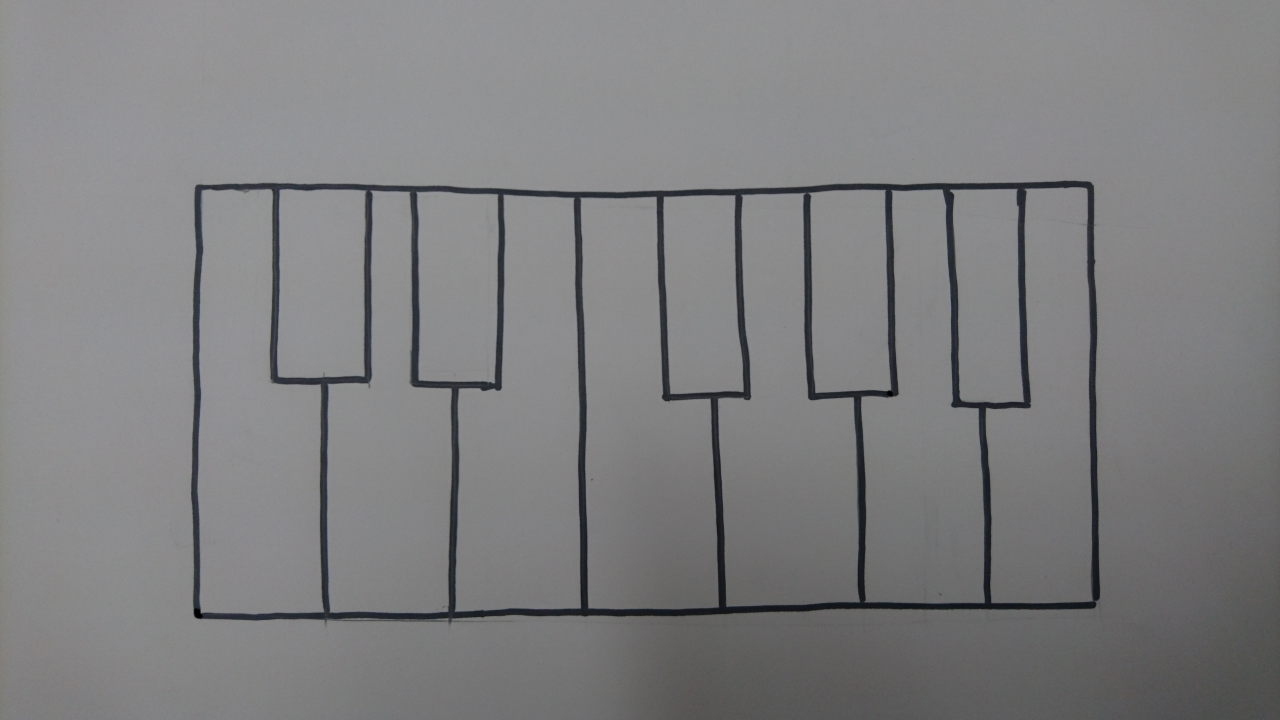
#> input picture key.jpg, 3840 x 2160 px (shown at 1/3 size)
$ python -i recogKeyboard.py   (imports and definitions only)
#> lines starting #> are read from the running program, lines starting #| are printed output that depends on the picture; after the words box and inside, x2 and y2 are one past the last pixel; in counts of white or black regions, pixels touching at a corner belong together
# -*- coding:utf-8 -*-
import numpy as np
import cv2


def two_means(clusters):
    if len(clusters) < 2:
        return np.zeros(len(clusters))
    label = np.random.rand(len(clusters))
    label *= 2
    label = np.floor(label)
    label[0] = 0
    label[1] = 1
    areas = [cv2.contourArea(clusters[j]) for j in range(len(clusters))]
    for i in range(10):
        sum_zero = 0.
        sum_one = 0.
        for j in np.where(label==0)[0]:
            sum_zero += areas[j]
        for j in np.where(label==1)[0]:
            sum_one += areas[j]
        if len(np.where(label==0)[0])>0:
            sum_zero /= len(np.where(label==0)[0])
        if len(np.where(label==1)[0])>0:
            sum_one /= len(np.where(label==1)[0])
        for j in range(len(clusters)):
            if abs(sum_zero-areas[j])>abs(sum_one-areas[j]):
                label[j]=1
            else:
                label[j]=0
        if len(areas) > 0 and areas[0] > np.mean(areas) and len(label)>0 and label[0] == 0:
            label = np.ones(len(label))-label
    return label

def recognize_keys(img):
    img_color = img
    img = cv2.cvtColor(img, cv2.COLOR_RGB2GRAY)
    ret, thresh = cv2.threshold(img,70,255,cv2.THRESH_BINARY)
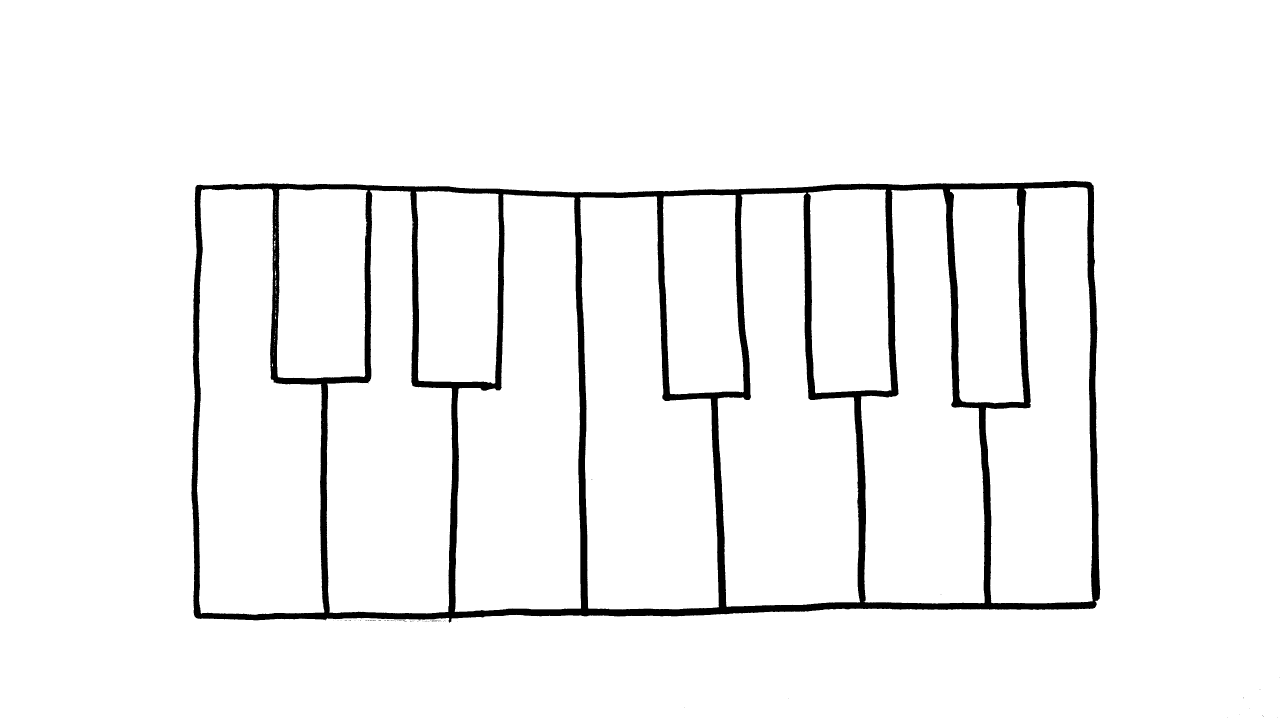
#> thresh: shape (2160, 3840) (shown at 1/3 size); 95.6% white; 83 black regions (82 under 20 px)
    contours, hierarchy = cv2.findContours(thresh, cv2.RETR_TREE, cv2.CHAIN_APPROX_SIMPLE)
#> contours = 202 contours, 184 with area under 20; largest, box (x1, y1, x2, y2) and area: (0, 0, 3840, 2160) 8288401, (573, 541, 3302, 1870) 3479798, (1739, 589, 2157, 1829) 380520, (591, 565, 973, 1845) 376360, (1364, 583, 1743, 1836) 369248

    rainbow = [(255,0,0),(255,165,0),(255,255,0),(0,128,0),(0,255,255),(0,0,255),(128,0,128)]
    keys = []
    maxc = []
    for c in contours:
        if cv2.contourArea(c) < 800: # 小さい雑多なものは弾く
            continue
        if cv2.contourArea(c) > img_color.size/3.1:
            continue
        epsilon = 0.01*cv2.arcLength(c, True)
        approx = cv2.approxPolyDP(c, epsilon, True)
        keys.append(approx)
        if len(maxc)<1:
            maxc.append(approx)
        elif cv2.contourArea(approx)>cv2.contourArea(maxc[0]):
            maxc[0] = approx
#> this loop made 202 passes
#> c on passes 1 to 3: [[0, 0], [0, 2159], [3839, 2159], [3839, 0]], [[3830, 2152], [3831, 2151], [3832, 2152], [3831, 2153]], [[3681, 2152], [3682, 2151], [3683, 2152], [3682, 2153]]
#> after the loop, keys = 13 contours; largest, box (x1, y1, x2, y2) and area: (582, 554, 3285, 1848) 3450850, (1739, 589, 2157, 1826) 381526, (603, 566, 973, 1841) 372120, (1364, 583, 1742, 1835) 370714, (2153, 578, 2580, 1821) 361578; maxc = [[[3281, 557], [3284, 1824], [582, 1847], [591, 554]]]
    for c in keys:
        epsilon = 0.005*cv2.arcLength(c, True)
        approx = cv2.approxPolyDP(c, epsilon, True)

        if cv2.contourArea(approx) in [cv2.contourArea(maxc[0])]:
            try:
                keys.remove(c)
                break
            except ValueError:
                print(c)
                print(keys)
#> this loop made 1 pass
#> (epsilon, approx) on pass 1: (39.76, [[3281, 557], [3284, 1824], [582, 1847], [591, 554]])
#> after the loop, keys = 12 contours; largest, box (x1, y1, x2, y2) and area: (1739, 589, 2157, 1826) 381526, (603, 566, 973, 1841) 372120, (1364, 583, 1742, 1835) 370714, (2153, 578, 2580, 1821) 361578, (982, 570, 1356, 1838) 318534
    if len(keys) < 2:
        return img_color,[]
    label = two_means(keys)
#> in two_means, `label = np.random.rand(len(clusters))`: label = [0.549, 0.715, 0.603, 0.545, 0.424, 0.646, 0.438, 0.892, 0.964, 0.383, 0.792, 0.529]
#> in two_means, `label *= 2`: label = [1.1, 1.43, 1.21, 1.09, 0.847, 1.29, 0.875, 1.78, 1.93, 0.767, 1.58, 1.06]
#> in two_means, `label = np.floor(label)`: label = [1, 1, 1, 1, 0, 1, 0, 1, 1, 0, 1, 1]
#> in two_means, `areas = [cv2.contourArea(clusters[j]) for j in range(len(clusters))]`: areas = [381525.5, 127974, 370714.5, 361577.5, 134169, 318534.5, 312580, 138210, 122414.5, 145618, 372119.5, 296411]
#> the loop in two_means, `for i in range(10):` made 10 passes
#> after the loop in two_means, `for i in range(10):`: label = [1, 0, 1, 1, 0, 1, 1, 0, 0, 0, 1, 1]
#> label = [1, 0, 1, 1, 0, 1, 1, 0, 0, 0, 1, 1]

    for i in range(len(keys)):
        cv2.fillPoly(img_color, pts=[keys[i]], color=(255*label[i],255*label[i],255*label[i]))
#> this loop made 12 passes
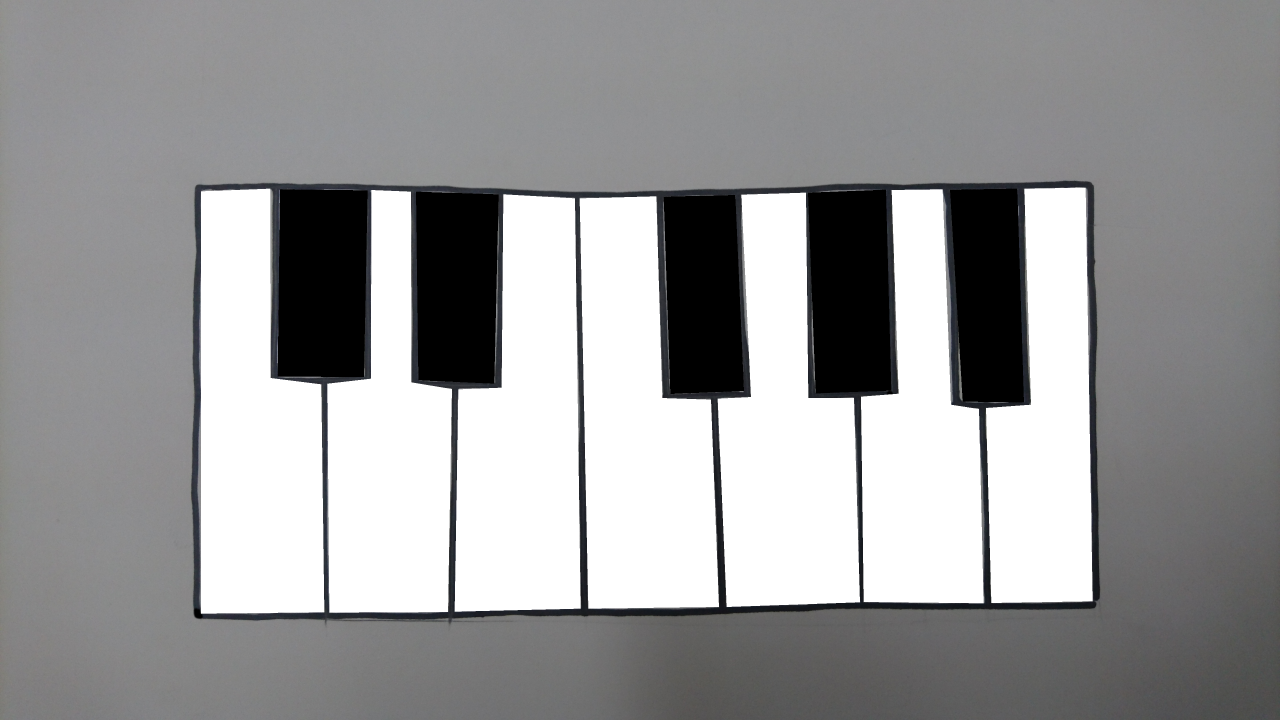
#> img_color: shape (2160, 3840, 3) (shown at 1/3 size); mean R, G, B 152.9, 153, 153.8
    keys = sorted(keys, key=lambda x: int(cv2.moments(x)['m10']/max(cv2.moments(x)['m00'],0.01)))

    count = 0
    for c in keys:
        cv2.drawContours(img_color, [c], -1, rainbow[count%7],3)
        count+=1
#> this loop made 12 passes
#> c on passes 2, 4, 7, 9, 11: [[840, 568], [833, 1129], [1091, 1130], [1102, 571]], [[1248, 575], [1255, 1140], [1482, 1150], [1495, 583]], [[2205, 585], [1991, 590], [2011, 1181], [2231, 1172]], [[2657, 569], [2424, 578], [2447, 1179], [2673, 1171]], [[3051, 566], [2850, 569], [2888, 1204], [3071, 1206]]
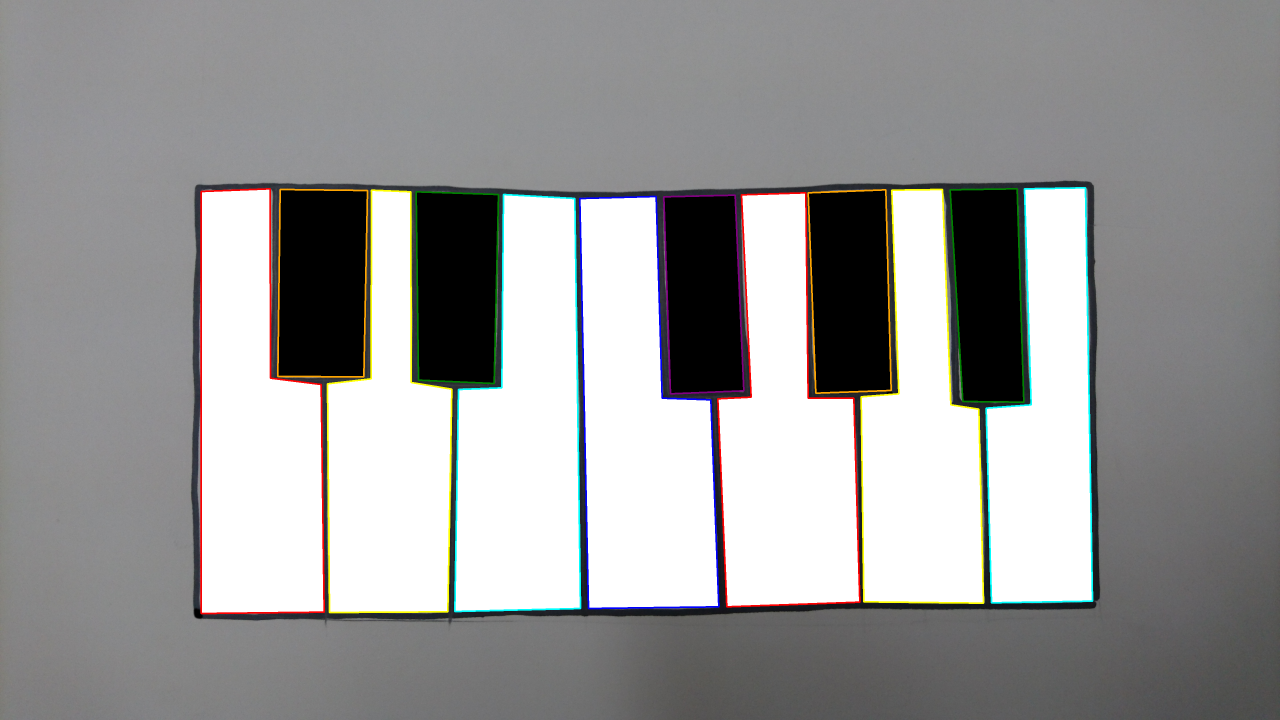
#> img_color: shape (2160, 3840, 3) (shown at 1/3 size); mean R, G, B 152.9, 152.9, 152.7
#> after the loop, count = 12

    #cv2.imwrite('fad.png',img_color)
    if len(keys) < 18:
        return img_color, [[keys[i], i] for i in range(len(keys))]
    else:
        return img_color, [[keys[i], i-12] for i in range(len(keys))]

# [10 lines not run here, left out]

>>> import cv2
>>> picture = cv2.cvtColor(cv2.imread('key.jpg'), cv2.COLOR_BGR2RGB)
>>> result = recognize_keys(picture)
